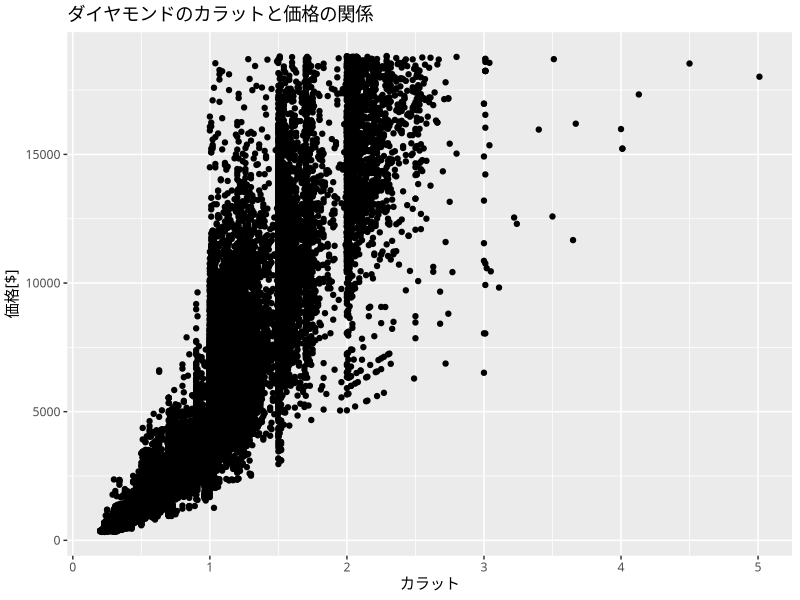

Recreate this plot in R.
library(ggplot2)
theme_set(theme_gray(base_family ='Migu 1M'))


qplot(
  carat,
  price,
  data = diamonds,
  main ='ダイヤモンドのカラットと価格の関係',
  xlab='カラット',
  ylab='価格[$]'
)
